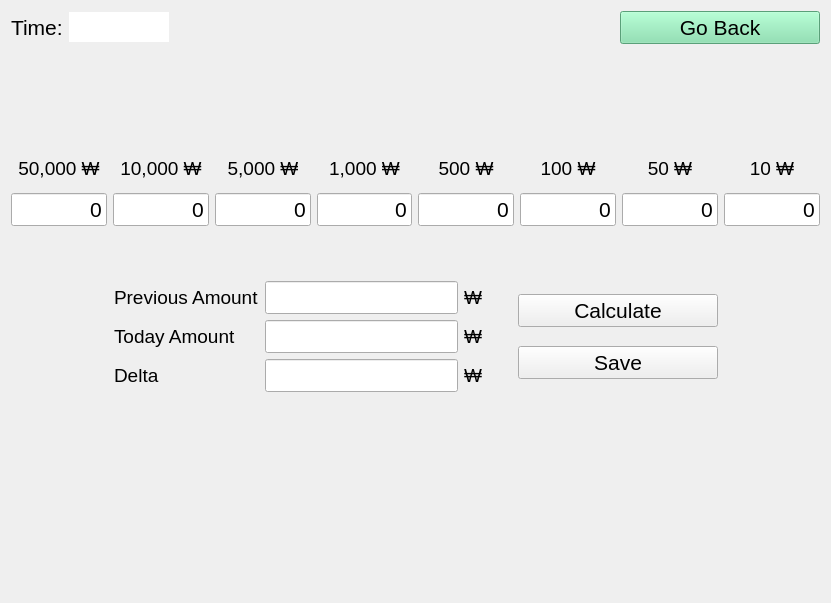
<?xml version="1.0" encoding="UTF-8"?>
<ui version="4.0">
 <class>Form</class>
 <widget class="QWidget" name="Form">
  <property name="geometry">
   <rect>
    <x>0</x>
    <y>0</y>
    <width>831</width>
    <height>603</height>
   </rect>
  </property>
  <property name="font">
   <font>
    <pointsize>10</pointsize>
   </font>
  </property>
  <property name="windowTitle">
   <string>Form</string>
  </property>
  <layout class="QVBoxLayout" name="verticalLayout_2" stretch="0,0,1,0,0,0">
   <item>
    <layout class="QHBoxLayout" name="horizontalLayout">
     <item>
      <widget class="QLabel" name="lblTime">
       <property name="font">
        <font>
         <pointsize>16</pointsize>
        </font>
       </property>
       <property name="text">
        <string>Time:</string>
       </property>
      </widget>
     </item>
     <item>
      <widget class="QTextEdit" name="timeBox">
       <property name="sizePolicy">
        <sizepolicy hsizetype="Fixed" vsizetype="Fixed">
         <horstretch>0</horstretch>
         <verstretch>0</verstretch>
        </sizepolicy>
       </property>
       <property name="maximumSize">
        <size>
         <width>100</width>
         <height>30</height>
        </size>
       </property>
       <property name="font">
        <font>
         <pointsize>16</pointsize>
        </font>
       </property>
       <property name="focusPolicy">
        <enum>Qt::NoFocus</enum>
       </property>
       <property name="frameShape">
        <enum>QFrame::NoFrame</enum>
       </property>
       <property name="verticalScrollBarPolicy">
        <enum>Qt::ScrollBarAlwaysOff</enum>
       </property>
       <property name="horizontalScrollBarPolicy">
        <enum>Qt::ScrollBarAlwaysOff</enum>
       </property>
       <property name="readOnly">
        <bool>true</bool>
       </property>
      </widget>
     </item>
     <item>
      <spacer name="horizontalSpacer">
       <property name="orientation">
        <enum>Qt::Horizontal</enum>
       </property>
       <property name="sizeHint" stdset="0">
        <size>
         <width>40</width>
         <height>20</height>
        </size>
       </property>
      </spacer>
     </item>
     <item>
      <widget class="QPushButton" name="goBackBtn">
       <property name="minimumSize">
        <size>
         <width>200</width>
         <height>0</height>
        </size>
       </property>
       <property name="maximumSize">
        <size>
         <width>16777215</width>
         <height>16777215</height>
        </size>
       </property>
       <property name="font">
        <font>
         <pointsize>16</pointsize>
        </font>
       </property>
       <property name="styleSheet">
        <string notr="true">background-color: rgb(126, 224, 170);</string>
       </property>
       <property name="text">
        <string>Go Back</string>
       </property>
      </widget>
     </item>
    </layout>
   </item>
   <item>
    <spacer name="verticalSpacer">
     <property name="orientation">
      <enum>Qt::Vertical</enum>
     </property>
     <property name="sizeHint" stdset="0">
      <size>
       <width>20</width>
       <height>100</height>
      </size>
     </property>
    </spacer>
   </item>
   <item>
    <widget class="QSplitter" name="splitter">
     <property name="orientation">
      <enum>Qt::Horizontal</enum>
     </property>
     <property name="handleWidth">
      <number>5</number>
     </property>
     <widget class="QWidget" name="gridLayoutWidget">
      <layout class="QGridLayout" name="gridLayout">
       <item row="2" column="7">
        <widget class="QLineEdit" name="moneyBox10">
         <property name="font">
          <font>
           <pointsize>16</pointsize>
          </font>
         </property>
         <property name="text">
          <string>0</string>
         </property>
         <property name="alignment">
          <set>Qt::AlignRight|Qt::AlignTrailing|Qt::AlignVCenter</set>
         </property>
        </widget>
       </item>
       <item row="2" column="2">
        <widget class="QLineEdit" name="moneyBox5000">
         <property name="font">
          <font>
           <pointsize>16</pointsize>
          </font>
         </property>
         <property name="text">
          <string>0</string>
         </property>
         <property name="alignment">
          <set>Qt::AlignRight|Qt::AlignTrailing|Qt::AlignVCenter</set>
         </property>
        </widget>
       </item>
       <item row="1" column="6">
        <widget class="QLabel" name="lblMoney50">
         <property name="sizePolicy">
          <sizepolicy hsizetype="Preferred" vsizetype="Fixed">
           <horstretch>0</horstretch>
           <verstretch>0</verstretch>
          </sizepolicy>
         </property>
         <property name="maximumSize">
          <size>
           <width>16777215</width>
           <height>16777215</height>
          </size>
         </property>
         <property name="font">
          <font>
           <pointsize>14</pointsize>
          </font>
         </property>
         <property name="text">
          <string>50 ₩</string>
         </property>
         <property name="alignment">
          <set>Qt::AlignCenter</set>
         </property>
        </widget>
       </item>
       <item row="2" column="0">
        <widget class="QLineEdit" name="moneyBox50000">
         <property name="font">
          <font>
           <pointsize>16</pointsize>
          </font>
         </property>
         <property name="text">
          <string>0</string>
         </property>
         <property name="alignment">
          <set>Qt::AlignRight|Qt::AlignTrailing|Qt::AlignVCenter</set>
         </property>
        </widget>
       </item>
       <item row="2" column="1">
        <widget class="QLineEdit" name="moneyBox10000">
         <property name="font">
          <font>
           <pointsize>16</pointsize>
          </font>
         </property>
         <property name="text">
          <string>0</string>
         </property>
         <property name="alignment">
          <set>Qt::AlignRight|Qt::AlignTrailing|Qt::AlignVCenter</set>
         </property>
        </widget>
       </item>
       <item row="2" column="5">
        <widget class="QLineEdit" name="moneyBox100">
         <property name="font">
          <font>
           <pointsize>16</pointsize>
          </font>
         </property>
         <property name="text">
          <string>0</string>
         </property>
         <property name="alignment">
          <set>Qt::AlignRight|Qt::AlignTrailing|Qt::AlignVCenter</set>
         </property>
        </widget>
       </item>
       <item row="1" column="5">
        <widget class="QLabel" name="lblMoney100">
         <property name="sizePolicy">
          <sizepolicy hsizetype="Preferred" vsizetype="Fixed">
           <horstretch>0</horstretch>
           <verstretch>0</verstretch>
          </sizepolicy>
         </property>
         <property name="maximumSize">
          <size>
           <width>16777215</width>
           <height>16777215</height>
          </size>
         </property>
         <property name="font">
          <font>
           <pointsize>14</pointsize>
          </font>
         </property>
         <property name="text">
          <string>100 ₩</string>
         </property>
         <property name="alignment">
          <set>Qt::AlignCenter</set>
         </property>
        </widget>
       </item>
       <item row="2" column="6">
        <widget class="QLineEdit" name="moneyBox50">
         <property name="font">
          <font>
           <pointsize>16</pointsize>
          </font>
         </property>
         <property name="text">
          <string>0</string>
         </property>
         <property name="alignment">
          <set>Qt::AlignRight|Qt::AlignTrailing|Qt::AlignVCenter</set>
         </property>
        </widget>
       </item>
       <item row="1" column="0">
        <widget class="QLabel" name="lblMoney50k">
         <property name="sizePolicy">
          <sizepolicy hsizetype="Preferred" vsizetype="Fixed">
           <horstretch>0</horstretch>
           <verstretch>0</verstretch>
          </sizepolicy>
         </property>
         <property name="maximumSize">
          <size>
           <width>16777215</width>
           <height>16777215</height>
          </size>
         </property>
         <property name="font">
          <font>
           <pointsize>14</pointsize>
          </font>
         </property>
         <property name="text">
          <string>50,000 ₩</string>
         </property>
         <property name="alignment">
          <set>Qt::AlignCenter</set>
         </property>
        </widget>
       </item>
       <item row="2" column="3">
        <widget class="QLineEdit" name="moneyBox1000">
         <property name="font">
          <font>
           <pointsize>16</pointsize>
          </font>
         </property>
         <property name="text">
          <string>0</string>
         </property>
         <property name="alignment">
          <set>Qt::AlignRight|Qt::AlignTrailing|Qt::AlignVCenter</set>
         </property>
        </widget>
       </item>
       <item row="1" column="7">
        <widget class="QLabel" name="lblMoney10">
         <property name="sizePolicy">
          <sizepolicy hsizetype="Preferred" vsizetype="Fixed">
           <horstretch>0</horstretch>
           <verstretch>0</verstretch>
          </sizepolicy>
         </property>
         <property name="maximumSize">
          <size>
           <width>16777215</width>
           <height>16777215</height>
          </size>
         </property>
         <property name="font">
          <font>
           <pointsize>14</pointsize>
          </font>
         </property>
         <property name="text">
          <string>10 ₩</string>
         </property>
         <property name="alignment">
          <set>Qt::AlignCenter</set>
         </property>
        </widget>
       </item>
       <item row="1" column="2">
        <widget class="QLabel" name="lblMoney5k">
         <property name="sizePolicy">
          <sizepolicy hsizetype="Preferred" vsizetype="Fixed">
           <horstretch>0</horstretch>
           <verstretch>0</verstretch>
          </sizepolicy>
         </property>
         <property name="maximumSize">
          <size>
           <width>16777215</width>
           <height>16777215</height>
          </size>
         </property>
         <property name="font">
          <font>
           <pointsize>14</pointsize>
          </font>
         </property>
         <property name="text">
          <string>5,000 ₩</string>
         </property>
         <property name="alignment">
          <set>Qt::AlignCenter</set>
         </property>
        </widget>
       </item>
       <item row="1" column="3">
        <widget class="QLabel" name="lblMoney1k">
         <property name="sizePolicy">
          <sizepolicy hsizetype="Preferred" vsizetype="Fixed">
           <horstretch>0</horstretch>
           <verstretch>0</verstretch>
          </sizepolicy>
         </property>
         <property name="maximumSize">
          <size>
           <width>16777215</width>
           <height>16777215</height>
          </size>
         </property>
         <property name="font">
          <font>
           <pointsize>14</pointsize>
          </font>
         </property>
         <property name="text">
          <string>1,000 ₩</string>
         </property>
         <property name="alignment">
          <set>Qt::AlignCenter</set>
         </property>
        </widget>
       </item>
       <item row="1" column="1">
        <widget class="QLabel" name="lblMoney10k">
         <property name="sizePolicy">
          <sizepolicy hsizetype="Preferred" vsizetype="Fixed">
           <horstretch>0</horstretch>
           <verstretch>0</verstretch>
          </sizepolicy>
         </property>
         <property name="maximumSize">
          <size>
           <width>16777215</width>
           <height>16777215</height>
          </size>
         </property>
         <property name="font">
          <font>
           <pointsize>14</pointsize>
          </font>
         </property>
         <property name="text">
          <string>10,000 ₩</string>
         </property>
         <property name="alignment">
          <set>Qt::AlignCenter</set>
         </property>
        </widget>
       </item>
       <item row="2" column="4">
        <widget class="QLineEdit" name="moneyBox500">
         <property name="font">
          <font>
           <pointsize>16</pointsize>
          </font>
         </property>
         <property name="text">
          <string>0</string>
         </property>
         <property name="alignment">
          <set>Qt::AlignRight|Qt::AlignTrailing|Qt::AlignVCenter</set>
         </property>
        </widget>
       </item>
       <item row="1" column="4">
        <widget class="QLabel" name="lblMoney500">
         <property name="sizePolicy">
          <sizepolicy hsizetype="Preferred" vsizetype="Fixed">
           <horstretch>0</horstretch>
           <verstretch>0</verstretch>
          </sizepolicy>
         </property>
         <property name="maximumSize">
          <size>
           <width>16777215</width>
           <height>16777215</height>
          </size>
         </property>
         <property name="font">
          <font>
           <pointsize>14</pointsize>
          </font>
         </property>
         <property name="text">
          <string>500 ₩</string>
         </property>
         <property name="alignment">
          <set>Qt::AlignCenter</set>
         </property>
        </widget>
       </item>
      </layout>
     </widget>
    </widget>
   </item>
   <item>
    <spacer name="verticalSpacer_2">
     <property name="orientation">
      <enum>Qt::Vertical</enum>
     </property>
     <property name="sizeHint" stdset="0">
      <size>
       <width>20</width>
       <height>40</height>
      </size>
     </property>
    </spacer>
   </item>
   <item>
    <layout class="QHBoxLayout" name="horizontalLayout_3">
     <property name="topMargin">
      <number>0</number>
     </property>
     <item>
      <spacer name="horizontalSpacer_2">
       <property name="orientation">
        <enum>Qt::Horizontal</enum>
       </property>
       <property name="sizeHint" stdset="0">
        <size>
         <width>40</width>
         <height>20</height>
        </size>
       </property>
      </spacer>
     </item>
     <item>
      <layout class="QVBoxLayout" name="verticalLayout">
       <property name="spacing">
        <number>6</number>
       </property>
       <property name="topMargin">
        <number>0</number>
       </property>
       <property name="bottomMargin">
        <number>0</number>
       </property>
       <item>
        <layout class="QGridLayout" name="gridLayout_2">
         <property name="topMargin">
          <number>0</number>
         </property>
         <item row="2" column="2">
          <widget class="QLineEdit" name="errorBox">
           <property name="font">
            <font>
             <pointsize>16</pointsize>
            </font>
           </property>
           <property name="alignment">
            <set>Qt::AlignRight|Qt::AlignTrailing|Qt::AlignVCenter</set>
           </property>
          </widget>
         </item>
         <item row="2" column="3">
          <widget class="QLabel" name="label_6">
           <property name="font">
            <font>
             <pointsize>14</pointsize>
            </font>
           </property>
           <property name="text">
            <string>₩</string>
           </property>
          </widget>
         </item>
         <item row="0" column="3">
          <widget class="QLabel" name="label_2">
           <property name="font">
            <font>
             <pointsize>14</pointsize>
            </font>
           </property>
           <property name="text">
            <string>₩</string>
           </property>
          </widget>
         </item>
         <item row="0" column="2">
          <widget class="QLineEdit" name="beforeBox">
           <property name="font">
            <font>
             <pointsize>16</pointsize>
            </font>
           </property>
           <property name="alignment">
            <set>Qt::AlignRight|Qt::AlignTrailing|Qt::AlignVCenter</set>
           </property>
          </widget>
         </item>
         <item row="1" column="2">
          <widget class="QLineEdit" name="afterBox">
           <property name="font">
            <font>
             <pointsize>16</pointsize>
            </font>
           </property>
           <property name="alignment">
            <set>Qt::AlignRight|Qt::AlignTrailing|Qt::AlignVCenter</set>
           </property>
          </widget>
         </item>
         <item row="1" column="3">
          <widget class="QLabel" name="label_4">
           <property name="font">
            <font>
             <pointsize>14</pointsize>
            </font>
           </property>
           <property name="text">
            <string>₩</string>
           </property>
          </widget>
         </item>
         <item row="0" column="1">
          <widget class="QLabel" name="label">
           <property name="font">
            <font>
             <pointsize>14</pointsize>
            </font>
           </property>
           <property name="text">
            <string>Previous Amount</string>
           </property>
          </widget>
         </item>
         <item row="2" column="1">
          <widget class="QLabel" name="label_5">
           <property name="font">
            <font>
             <pointsize>14</pointsize>
            </font>
           </property>
           <property name="text">
            <string>Delta</string>
           </property>
          </widget>
         </item>
         <item row="1" column="1">
          <widget class="QLabel" name="label_3">
           <property name="font">
            <font>
             <pointsize>14</pointsize>
            </font>
           </property>
           <property name="text">
            <string>Today Amount</string>
           </property>
          </widget>
         </item>
        </layout>
       </item>
      </layout>
     </item>
     <item>
      <layout class="QVBoxLayout" name="verticalLayout_3">
       <property name="leftMargin">
        <number>30</number>
       </property>
       <item>
        <widget class="QPushButton" name="searchBtn">
         <property name="minimumSize">
          <size>
           <width>200</width>
           <height>0</height>
          </size>
         </property>
         <property name="maximumSize">
          <size>
           <width>16777215</width>
           <height>16777215</height>
          </size>
         </property>
         <property name="font">
          <font>
           <pointsize>16</pointsize>
          </font>
         </property>
         <property name="text">
          <string>Calculate</string>
         </property>
        </widget>
       </item>
       <item>
        <widget class="QPushButton" name="cashAvailableBtn">
         <property name="minimumSize">
          <size>
           <width>200</width>
           <height>0</height>
          </size>
         </property>
         <property name="maximumSize">
          <size>
           <width>200</width>
           <height>16777215</height>
          </size>
         </property>
         <property name="font">
          <font>
           <pointsize>16</pointsize>
          </font>
         </property>
         <property name="text">
          <string>Save</string>
         </property>
        </widget>
       </item>
      </layout>
     </item>
     <item>
      <spacer name="horizontalSpacer_3">
       <property name="orientation">
        <enum>Qt::Horizontal</enum>
       </property>
       <property name="sizeHint" stdset="0">
        <size>
         <width>40</width>
         <height>20</height>
        </size>
       </property>
      </spacer>
     </item>
    </layout>
   </item>
   <item>
    <spacer name="verticalSpacer_3">
     <property name="orientation">
      <enum>Qt::Vertical</enum>
     </property>
     <property name="sizeHint" stdset="0">
      <size>
       <width>20</width>
       <height>200</height>
      </size>
     </property>
    </spacer>
   </item>
  </layout>
 </widget>
 <resources/>
 <connections/>
</ui>
